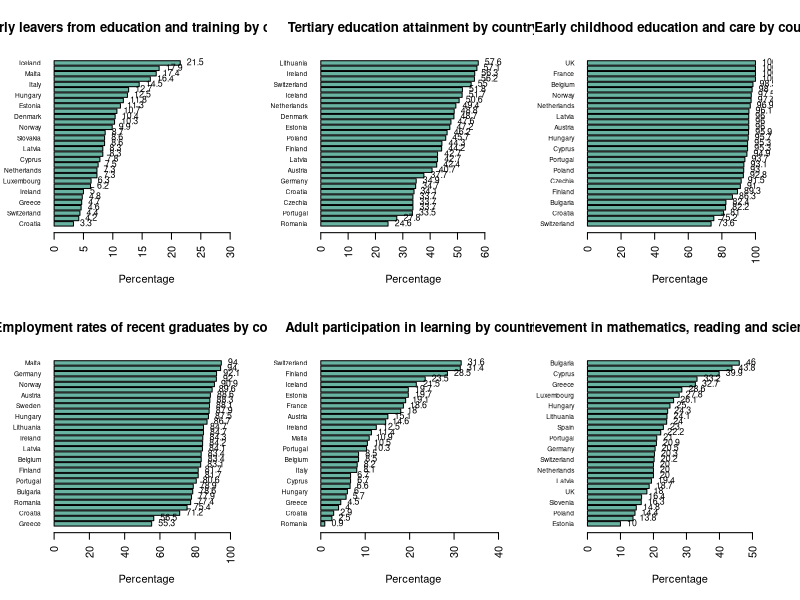
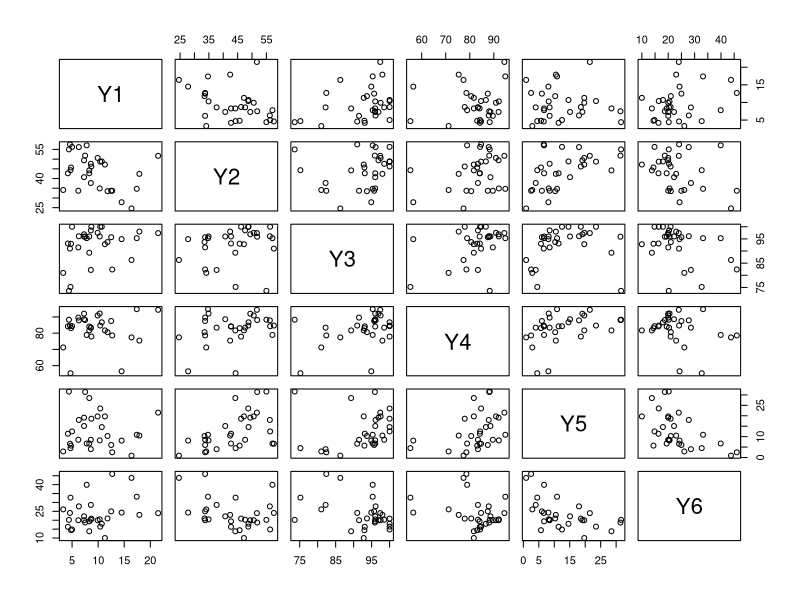

Write the R code that produced these figures, in order.
install.packages(c("readxl", "ggplot2"))

library(readxl)
library(ggplot2)

data <- read_xlsx(path = "data.xlsx", sheet = "2018")

make_barplot <- function(data, names, title) {
    table <- data.frame(Data = data, Countries = names)
    sorted_data <- table[order(table$Data), ]
    bp <- barplot(
        height = sorted_data$Data,
        names = sorted_data$Countries,
        main = title,
        xlab = "Percentage",
        col = "#69b3a2",
        cex.names = 0.6,
        horiz = TRUE,
        las = 2,
        xlim = c(0, max(data) + 10)
    )

    # Add height labels to the bars
    text(
        x = sorted_data$Data,
        y = bp,
        labels = sorted_data$Data,
        cex = 0.8,
        pos = 4
    )
}

# par(mfrow=c(1, 1))
par(mfrow = c(2, 3)) # Six figures on the same plot. Doesn't look nice.

make_barplot(
    data = data$Y1,
    names = data$Country,
    title = "Early leavers from education and training by country"
)
make_barplot(
    data = data$Y2,
    names = data$Country,
    title = "Tertiary education attainment by country"
)
make_barplot(
    data = data$Y3,
    names = data$Country,
    title = "Early childhood education and care by country"
)
make_barplot(
    data = data$Y4,
    names = data$Country,
    title = "Employment rates of recent graduates by country"
)
make_barplot(
    data = data$Y5,
    names = data$Country,
    title = "Adult participation in learning by country"
)
make_barplot(
    data = data$Y6,
    names = data$Country,
    title = "Underachievement in mathematics, reading and science by country"
)

temp <- data
temp$Country <- NULL
plot(temp) # How can you even interpret this one?
